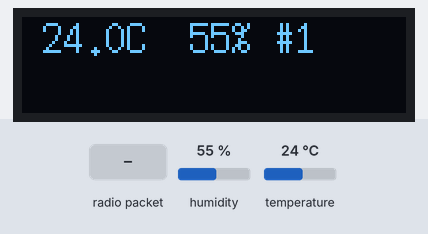
Recording of a program running on a simulated ESP32. On the bench: 128×32 one-colour display. The inputs (shaded band) are chosen by the test bench; at power-on: humidity 55 %, temperature 24 °C. No radio packets arrive unless stated; what the program prints to the serial monitor is not drawn.

Above: at 4.0 s.
4.1 s: radio packet "1" arrives
At 8.6 s:
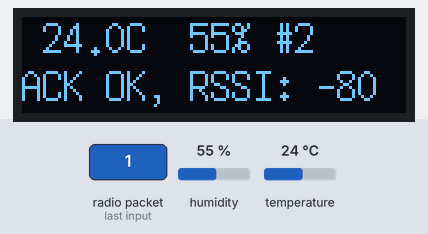
13.6 s: humidity set to 22 %
At 18.7 s:
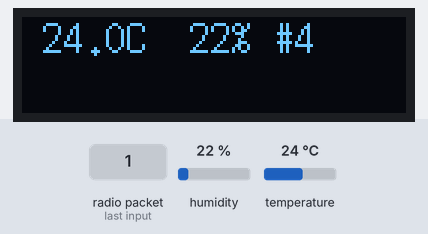
23.8 s: temperature set to 12 °C
At 27.9 s:
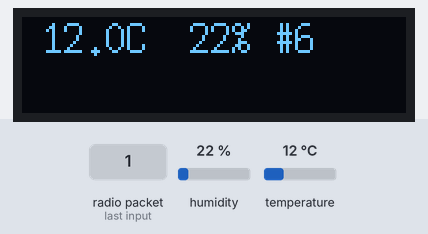
34.1 s: humidity set to 40 %
At 38.2 s:
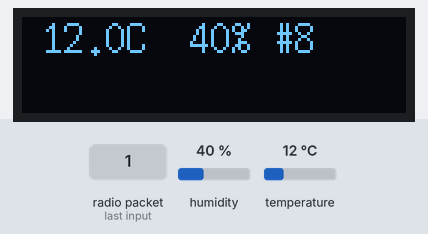
44.4 s: temperature set to 19 °C
At 48.6 s:
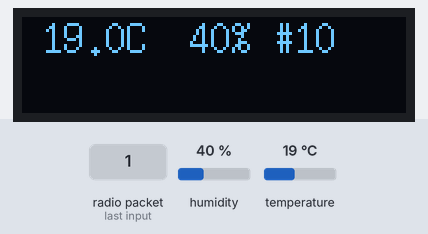
Timing chart, 0 to 50.1 s (numbered marks = the images above; inputs shaded):
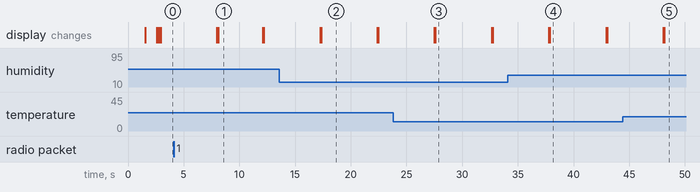

The program:

main.cpp
```cpp
/*
    LoRa board Wiring:
    ESP32       –  RFM95/96

    Gpio14/D14  – RST
    Gpio05/D05  – NSS (Chip Select)
    Gpio18/D18  – SCK
    Gpio23/D23  – MOSI
    Gpio19/D19  – MISO
    Gpio02/D02  – DIO0 (INT)

    VCC         – 3.3V
    GND         – GND

    SSD1306 I2C OLED display:
    ESP32  - display

    GPIO21 - SDA
    GPIO22 - SCL

*/

#include <Arduino.h>
#include <SPI.h>
#include <RH_RF95.h>
#include <Wire.h>
//#include <Adafruit_GFX.h>
#include <SSD1306Ascii.h>
#include <SSD1306AsciiWire.h>
//#include <Adafruit_SSD1306.h>
#include "DHT.h"

#define DHTPIN 27     // Digital pin connected to the DHT sensor
#define DHTTYPE DHT22   // DHT 22  (AM2302), AM2321

DHT dht(DHTPIN, DHTTYPE);

#define OLED_I2C_ADDR 0x3C /* OLED module I2C address */
#define OLED_SDA_GPIO 21
#define OLED_SCL_GPIO 22

//Set up OLED display
SSD1306AsciiWire oled_ssd1306_display;

#define RFM95_CS 5
#define RFM95_RST 14
#define RFM95_INT 2

#define RF95_FREQ 868.0

RH_RF95 rf95(RFM95_CS, RFM95_INT);

void GPIO_init(void);
void RFM95_TX_init(void);
void Ssd1306_Oled_Init(void);
void readTemperatureHumidity(void);

//DHT22 measured values
float sensorTemperature = 0.0;
float sensorHumidity = 0.0;
char TemperatureString[] = "999.9";
char HumidityString[] = "999";

int16_t packetnum = 0; // packet counter
int16_t Last_RSSI = 0;

void setup()
{
  Serial.begin(115200);
  GPIO_init();
  dht.begin();
  Ssd1306_Oled_Init();
  RFM95_TX_init();
}

void loop()
{
  oled_ssd1306_display.clear();
  oled_ssd1306_display.setRow(0);
  oled_ssd1306_display.setCol(0);
  readTemperatureHumidity();
  Serial.println("Sending to RF95_server");
  char radiopacket[32] = "000.0°C 000% # N      ";
  memcpy(radiopacket,TemperatureString,5);
  memcpy(radiopacket + 9,HumidityString,3);
  packetnum++;
  packetnum=packetnum % 1000;
  itoa(packetnum, radiopacket + 15, 10);
  Serial.print("Sending ");
  Serial.println(radiopacket);
  radiopacket[31] = 0;

  //Serial.println("Sending...");
  delay(10);
  rf95.send((uint8_t *)radiopacket, 20);

  //Serial.println("Waiting for packet to complete...");
  delay(10);
  rf95.waitPacketSent();
  uint8_t buf[RH_RF95_MAX_MESSAGE_LEN];
  uint8_t len = sizeof(buf);

  Serial.println("Message sent, waiting for reply...");
  oled_ssd1306_display.println(radiopacket);
  delay(10);
  if (rf95.waitAvailableTimeout(1000))
  {
    if (rf95.recv(buf, &len))
    {
      Last_RSSI = rf95.lastRssi();
      Serial.print(">> Got reply: ");
      Serial.print((char *)buf);
      Serial.print("  RSSI: ");
      Serial.println(Last_RSSI, DEC);
      oled_ssd1306_display.print("ACK OK, RSSI: ");
      oled_ssd1306_display.println(Last_RSSI, DEC);
    }
    else
    {
      Serial.println("ACK Receive failed");
      oled_ssd1306_display.println("ACK failed");
    }
  }
  else
  {
    Serial.println("No reply from receiver");
  }
  yield();
  delay(1000);
  yield();
  delay(1000);
  yield();
  delay(1000);
  yield();
  delay(1000);
}

void GPIO_init(void)
{
  delay(500);
  pinMode(RFM95_CS, OUTPUT);
  pinMode(RFM95_RST, OUTPUT);
  digitalWrite(RFM95_RST, HIGH);
  Serial.println("GPIO init done");
  delay(500);
  yield();
  delay(500);
}

void RFM95_TX_init(void)
{
  oled_ssd1306_display.clear();
  oled_ssd1306_display.setRow(0);
  oled_ssd1306_display.setCol(0);
  Serial.println();
  Serial.println("Gateway Module starting…");
  digitalWrite(RFM95_RST, LOW);
  delay(10);
  digitalWrite(RFM95_RST, HIGH);
  delay(10);
  while (!rf95.init())
  {
    Serial.println("LoRa radio init failed");
    oled_ssd1306_display.println("LoRa radio init failed");
    while (1)
    {
      yield();
    }
  }
  Serial.println("LoRa radio init OK!");
  oled_ssd1306_display.println("LoRa radio init OK!");
  delay(100);
  if (!rf95.setFrequency(RF95_FREQ))
  {
    Serial.println("setFrequency failed");
    oled_ssd1306_display.println("setFrequency failed");
    while (1)
    {
      yield();
    }
  }
  Serial.print("Set Freq to: ");
  Serial.println(RF95_FREQ);
  rf95.setTxPower(23, false);
  Serial.println("RFM95 init done");
  oled_ssd1306_display.println("RFM95 init done");
  delay(100);
}

void Ssd1306_Oled_Init(void) {
  Wire.begin();
  oled_ssd1306_display.begin(&Adafruit128x32, OLED_I2C_ADDR);
  oled_ssd1306_display.clear();
  oled_ssd1306_display.setFont(X11fixed7x14);
  oled_ssd1306_display.setRow(0);
  oled_ssd1306_display.println(F("RFM95W"));
  oled_ssd1306_display.println(F("Transmitter"));
  Serial.println("OLED init done");
  yield();
  delay(500);
  yield();
  delay(500);
}

void readTemperatureHumidity(void)
{
  sensorTemperature = dht.readTemperature();
  sensorHumidity = dht.readHumidity();
  dtostrf((sensorTemperature), 5, 1, TemperatureString);
  dtostrf(sensorHumidity, 3, 0, HumidityString);
  Serial.print(F(":: Temperature: "));
  Serial.print(TemperatureString);
  Serial.print(F("°C "));
  Serial.print(F("Humidity: "));
  Serial.print(HumidityString);
  Serial.println(F("%"));
}
```

Measured:
- after the input at 4.1 s, the display: first differs from a run without the input after 4.0 s (image 1)
- what the display in image 1 shows lasts 4.0 s, from 8.1 s to 12.1 s
- what the display in image 2 shows lasts 5.1 s, from 17.3 s to 22.4 s
